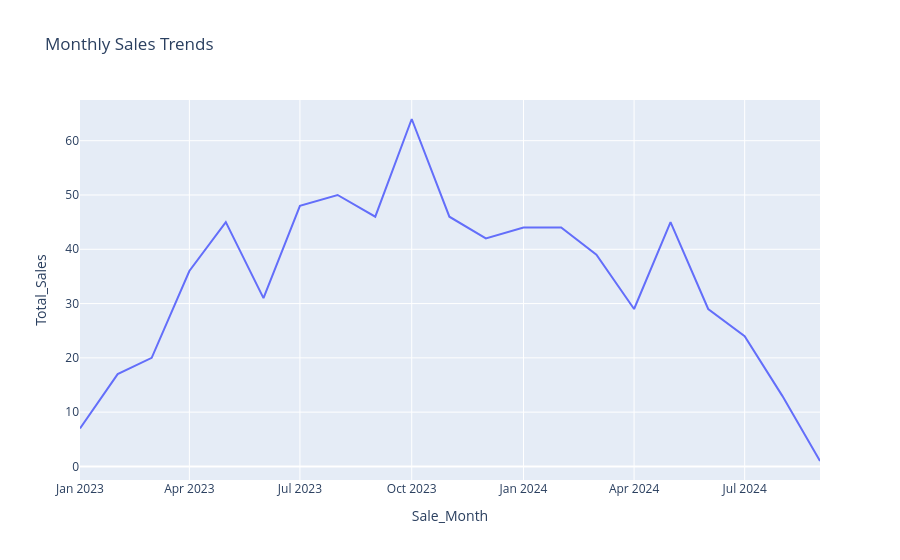

The notebook cell this image was saved under:
### Code cell
# --- Question 17: Monthly sales trend ---
conn = sqlite3.connect('db/brickview_manual.db')

query = """
SELECT strftime('%Y-%m', date_sold) as Sale_Month, COUNT(*) as Total_Sales
FROM Sales
GROUP BY Sale_Month
ORDER BY Sale_Month
"""

df_result = pd.read_sql(query, conn)
conn.close()

print("Insight Table:")
display(df_result)

# Visualization
fig = px.line(df_result, x='Sale_Month', y='Total_Sales', title="Monthly Sales Trends")
fig.show()

### Figure 1 — Plotly figure (JSON) as saved in the notebook; plotly's stock layout.template omitted (floating-point values rounded to 4 significant figures)
{"data": [{"hovertemplate": "Sale_Month=%{x}<br>Total_Sales=%{y}<extra></extra>", "legendgroup": "", "line": {"color": "#636efa", "dash": "solid"}, "marker": {"symbol": "circle"}, "mode": "lines", "name": "", "orientation": "v", "showlegend": false, "type": "scatter", "x": ["2023-01", "2023-02", "2023-03", "2023-04", "2023-05", "2023-06", "2023-07", "2023-08", "2023-09", "2023-10", "2023-11", "2023-12", "2024-01", "2024-02", "2024-03", "2024-04", "2024-05", "2024-06", "2024-07", "2024-08", "2024-09"], "xaxis": "x", "y": [7, 17, 20, 36, 45, 31, 48, 50, 46, 64, 46, 42, 44, 44, 39, 29, 45, 29, 24, 13, 1], "yaxis": "y"}], "layout": {"legend": {"tracegroupgap": 0}, "title": {"text": "Monthly Sales Trends"}, "xaxis": {"anchor": "y", "domain": [0, 1], "title": {"text": "Sale_Month"}}, "yaxis": {"anchor": "x", "domain": [0, 1], "title": {"text": "Total_Sales"}}}}
